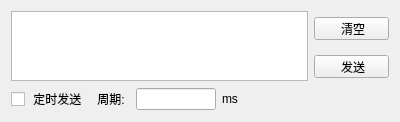
      <widget class="QWidget" name="tab">
       <attribute name="title">
        <string>None</string>
       </attribute>
       <layout class="QGridLayout" name="gridLayout_3">
        <item row="1" column="5">
         <widget class="QPushButton" name="NoneSend">
          <property name="minimumSize">
           <size>
            <width>75</width>
            <height>23</height>
           </size>
          </property>
          <property name="maximumSize">
           <size>
            <width>75</width>
            <height>23</height>
           </size>
          </property>
          <property name="text">
           <string> 发送</string>
          </property>
         </widget>
        </item>
        <item row="4" column="4">
         <spacer name="horizontalSpacer">
          <property name="orientation">
           <enum>Qt::Horizontal</enum>
          </property>
          <property name="sizeHint" stdset="0">
           <size>
            <width>40</width>
            <height>20</height>
           </size>
          </property>
         </spacer>
        </item>
        <item row="4" column="0">
         <widget class="QCheckBox" name="checkBox">
          <property name="minimumSize">
           <size>
            <width>77</width>
            <height>0</height>
           </size>
          </property>
          <property name="maximumSize">
           <size>
            <width>77</width>
            <height>16777215</height>
           </size>
          </property>
          <property name="text">
           <string> 定时发送</string>
          </property>
         </widget>
        </item>
        <item row="4" column="2">
         <widget class="QLineEdit" name="lineEdit_4">
          <property name="minimumSize">
           <size>
            <width>80</width>
            <height>0</height>
           </size>
          </property>
          <property name="maximumSize">
           <size>
            <width>80</width>
            <height>16777215</height>
           </size>
          </property>
         </widget>
        </item>
        <item row="4" column="1">
         <widget class="QLabel" name="label_4">
          <property name="minimumSize">
           <size>
            <width>36</width>
            <height>0</height>
           </size>
          </property>
          <property name="maximumSize">
           <size>
            <width>36</width>
            <height>16777215</height>
           </size>
          </property>
          <property name="text">
           <string> 周期:</string>
          </property>
         </widget>
        </item>
        <item row="0" column="5">
         <widget class="QPushButton" name="NoneClear">
          <property name="minimumSize">
           <size>
            <width>75</width>
            <height>23</height>
           </size>
          </property>
          <property name="maximumSize">
           <size>
            <width>75</width>
            <height>23</height>
           </size>
          </property>
          <property name="text">
           <string> 清空</string>
          </property>
         </widget>
        </item>
        <item row="4" column="3">
         <widget class="QLabel" name="label_16">
          <property name="minimumSize">
           <size>
            <width>40</width>
            <height>0</height>
           </size>
          </property>
          <property name="maximumSize">
           <size>
            <width>40</width>
            <height>16777215</height>
           </size>
          </property>
          <property name="text">
           <string>ms</string>
          </property>
         </widget>
        </item>
        <item row="0" column="0" rowspan="2" colspan="5">
         <widget class="QTextEdit" name="NoneData"/>
        </item>
       </layout>
      </widget>
